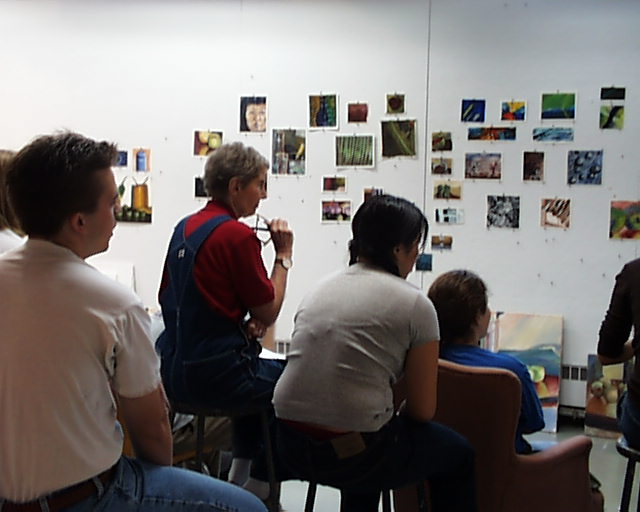
//> input picture olympus/pic.0003.jpg, 640 x 512 px
$ ./makeHist olympus/pic.0003.jpg   (built with g++ and OpenCV 4)
//> lines starting //> are read from the running program, lines starting //| are printed output that depends on the picture
/*
  Bruce A. Maxwell
  Spring 2024
  CS 5330

  Generate a histogram, displaa a visualization of it.
*/


#include <cstdio>
#include <cstring>
#include <opencv2/opencv.hpp>

// Main function looks for a command line argument with the image filename
int main(int argc, char *argv[]) {

  cv::Mat src;
  cv::Mat dst;  // viewing image
  cv::Mat hist; // histogram data

  char filename[256];
  float max;
  const int histsize = 256;

  // error checking
  if(argc < 2) {
    printf("usage: %s <image filename>\n", argv[0]);
    return(-1);
  }

  // grab the filename
  strcpy( filename, argv[1] );

  // read the file
  src = cv::imread( filename );
//> src is the input picture: 512 rows x 640 cols, CV_8UC3; mean B, G, R 115.8, 117.1, 121.7
  if( src.data == NULL ) {
    printf("error: unable to read filename %s\n", filename);
    return(-2);
  }

  // initialize the histogram (use floats so we can make probabilities)
  hist = cv::Mat::zeros( cv::Size( histsize, histsize ), CV_32FC1 );

  // keep track of largest bucket for visualization purposes
  max = 0;

  // loop over all pixels
  for( int i=0;i<src.rows;i++) {
    cv::Vec3b *ptr = src.ptr<cv::Vec3b>(i); // pointer to row i
    for(int j=0;j<src.cols;j++) {

      // get the RGB values
      float B = ptr[j][0];
      float G = ptr[j][1];
      float R = ptr[j][2];

      // compute the r,g chromaticity
      float divisor = R + G + B;
      divisor = divisor > 0.0 ? divisor : 1.0; // check for all zeros
      float r = R / divisor;
      float g = G / divisor;

      // compute indexes, r, g are in [0, 1]
      int rindex = (int)( r * (histsize - 1) + 0.5 );
      int gindex = (int)( g * (histsize - 1) + 0.5 );

      // increment the histogram
      hist.at<float>(rindex, gindex)++;

      // keep track of the size of the largest bucket (just so we know what it is)
      float newvalue = hist.at<float>(rindex, gindex);
      max = newvalue > max ? newvalue : max;
    }
  }
//> this loop made 512 passes
//> max on passes 1 to 3: 198, 396, 594
//> after the loop, max = 61195

  // print information
  printf("The largest bucket has %d pixels in it\n", (int)max );
//| The largest bucket has 61195 pixels in it

  // histogram is complete
  // normalize the histogram by the number of pixels
  hist /= (src.rows * src.cols); // divides all elements of a cv::Mat by a scalar
//> hist: 256 rows x 256 cols, CV_32FC1; min 0, max 0.187, mean 1.53e-05

  // the chromaticity histogram is ready for saving as a feature vector now

  // make a visualization of a histogram
  // color each bin by its chromaticity and weight
  dst.create( hist.size(), CV_8UC3 );
  for(int i=0;i<hist.rows;i++) {
    cv::Vec3b *ptr = dst.ptr<cv::Vec3b>(i);
    float *hptr = hist.ptr<float>(i);
    for(int j=0;j<hist.cols;j++) {
      if( i + j > hist.rows ) {
	ptr[j] = cv::Vec3b( 200, 120, 60 ); // default color
	continue;
      }

      float rcolor = (float)i / histsize;
      float gcolor = (float)j / histsize;
      float bcolor = 1 - (rcolor + gcolor);

      ptr[j][0] = hptr[j] > 0 ? hptr[j] * 128 + 128 * bcolor : 0 ;
      ptr[j][1] = hptr[j] > 0 ? hptr[j] * 128 + 128 * gcolor : 0 ;
      ptr[j][2] = hptr[j] > 0 ? hptr[j] * 128 + 128 * rcolor : 0 ;
    }
  }
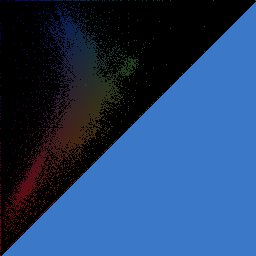
//> dst: 256 rows x 256 cols, CV_8UC3; mean B, G, R 103.5, 63.4, 35.6

  // whole histogram is in the range [0, 1]
  cv::imshow( "Histogram", dst );
  cv::imwrite( "histogram.png", dst );
  // can save the histogram to a file if you want

  cv::waitKey(0);

  return(0);
}

$ run again, on olympus/pic.0022.jpg
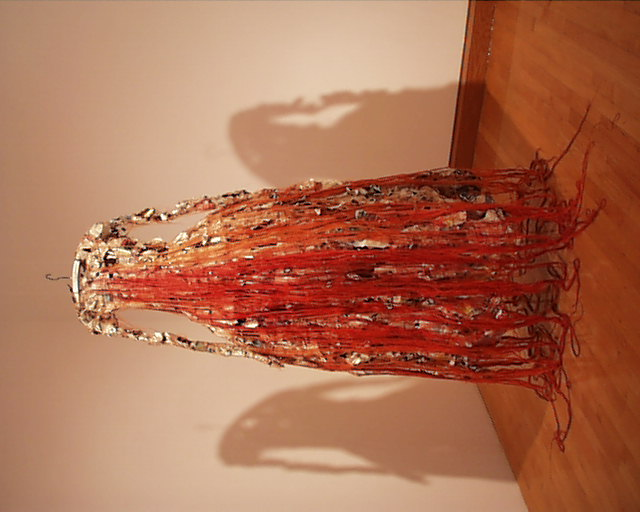
//> input picture olympus/pic.0022.jpg, 640 x 512 px
//> src is the input picture: 512 rows x 640 cols, CV_8UC3; mean B, G, R 83.1, 111.3, 173.4
//> the loop `for( int i=0;i<src.rows;i++)` made 512 passes
//> max on passes 1 to 3: 82, 154, 154
//> after the loop `for( int i=0;i<src.rows;i++)`: max = 18679
//| The largest bucket has 18679 pixels in it
//> after the loop `for(int i=0;i<hist.rows;i++)`:
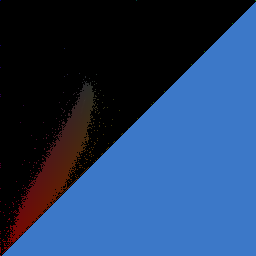
//> dst: 256 rows x 256 cols, CV_8UC3; mean B, G, R 100, 61.1, 35

$ run again, on olympus/pic.0030.jpg
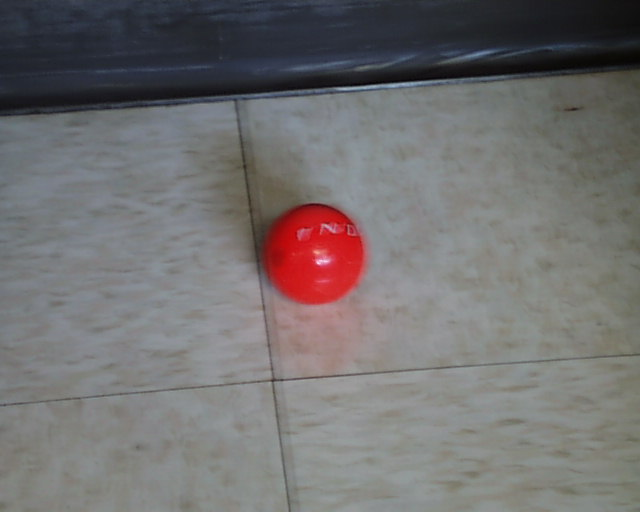
//> input picture olympus/pic.0030.jpg, 640 x 512 px
//> src is the input picture: 512 rows x 640 cols, CV_8UC3; mean B, G, R 112.3, 111.9, 114.3
//> the loop `for( int i=0;i<src.rows;i++)` made 512 passes
//> max on passes 1 to 3: 53, 104, 128
//> after the loop `for( int i=0;i<src.rows;i++)`:
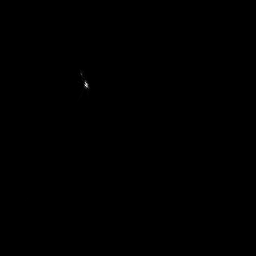
//> hist: 256 rows x 256 cols, CV_32FC1; min 0, max 20721, mean 5; drawn with min black and max white
//> after the loop `for( int i=0;i<src.rows;i++)`: max = 20721
//| The largest bucket has 20721 pixels in it
//> after the loop `for(int i=0;i<hist.rows;i++)`:
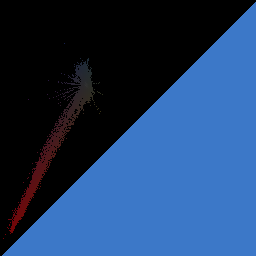
//> dst: 256 rows x 256 cols, CV_8UC3; mean B, G, R 99.9, 60.2, 31.9

$ run again, on olympus/pic.0042.jpg
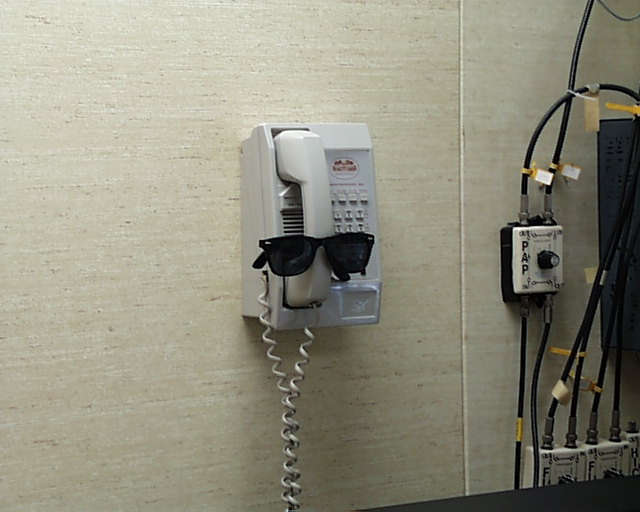
//> input picture olympus/pic.0042.jpg, 640 x 512 px
//> src is the input picture: 512 rows x 640 cols, CV_8UC3; mean B, G, R 126.3, 142.8, 144.5
//> the loop `for( int i=0;i<src.rows;i++)` made 512 passes
//> max on passes 1 to 3: 144, 315, 484
//> after the loop `for( int i=0;i<src.rows;i++)`: max = 40158
//| The largest bucket has 40158 pixels in it
//> after the loop `for(int i=0;i<hist.rows;i++)`:
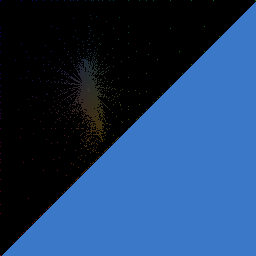
//> dst: 256 rows x 256 cols, CV_8UC3; mean B, G, R 99.9, 60.5, 31
